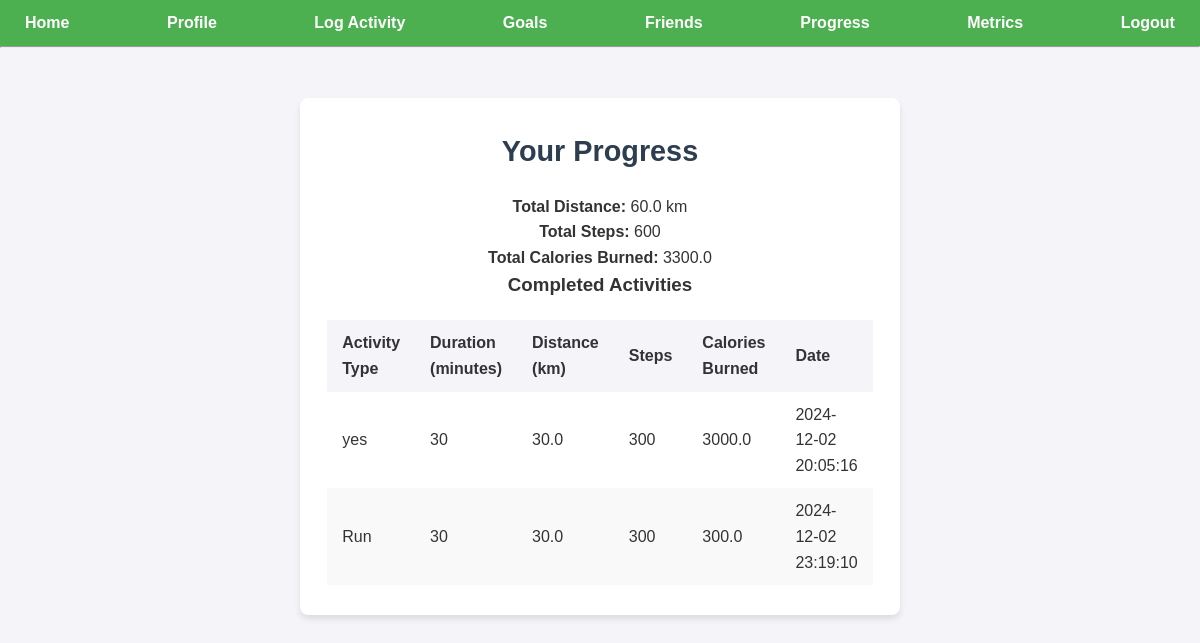
/progress (signed in), run on an earlier commit of the app's database.
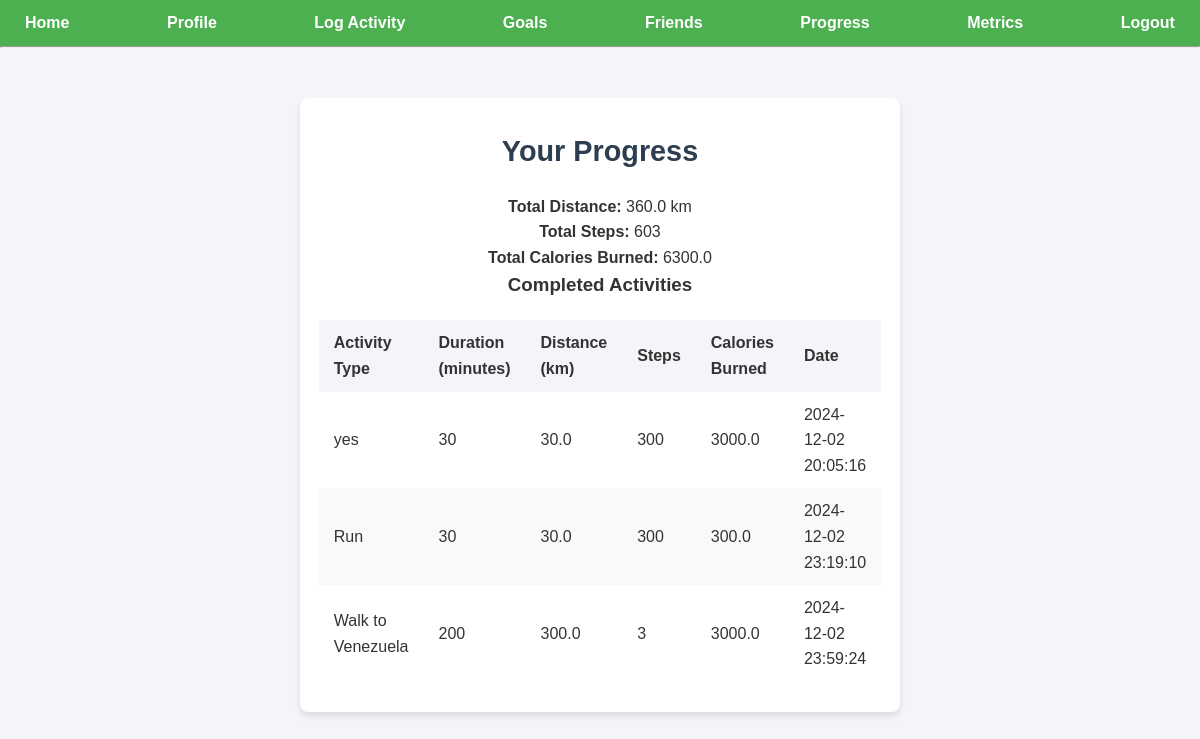
And on a later commit of the database.
### models.py (models this page shows)
class Activity(db.Model):
    __tablename__ = 'activities'
    id = db.Column(db.Integer, primary_key=True)  # Unique ID for each activity
    user_id = db.Column(db.Integer, db.ForeignKey('users.id'), nullable=False)  # Associated user ID
    activity_type = db.Column(db.String(100), nullable=False)  # Type of activity
    duration = db.Column(db.Integer, nullable=False)  # Duration in minutes
    calories = db.Column(db.Float, nullable=True)  # Calories burned
    distance = db.Column(db.Float, nullable=True)  # Distance in km
    steps = db.Column(db.Integer, nullable=True)  # Steps taken
    date_time = db.Column(db.DateTime, default=datetime.utcnow, nullable=False)  # Date of activity
    user = db.relationship('User', back_populates='activities')  # Link to user

### app.py (the view)
@app.route('/progress')
def progress():
    if 'user_id' not in session:
        flash('Please log in to access your progress.')
        return redirect(url_for('login'))
    activities = Activity.query.filter_by(user_id=session['user_id']).all()
    total_distance = round(sum(a.distance for a in activities if a.distance), 2) if activities else 0
    total_steps = sum(a.steps for a in activities if a.steps) if activities else 0
    total_calories = round(sum(a.calories for a in activities if a.calories), 2) if activities else 0
    return render_template('progress.html', activities=activities, total_distance=total_distance,
                           total_steps=total_steps, total_calories=total_calories)

### app.py (called while the page is built)
@app.before_request
def create_tables_once():
    global first_request_done
    if not first_request_done:
        db.create_all()
        first_request_done = True

### templates/progress.html
{% extends "base.html" %}
{% block content %}
<div class="container">
    <h1>Your Progress</h1>
    <p><strong>Total Distance:</strong> {{ total_distance }} km</p>
    <p><strong>Total Steps:</strong> {{ total_steps }}</p>
    <p><strong>Total Calories Burned:</strong> {{ total_calories }}</p>
    <h3>Completed Activities</h3>
    {% if activities %}
    <table>
        <thead>
            <tr>
                <th>Activity Type</th>
                <th>Duration (minutes)</th>
                <th>Distance (km)</th>
                <th>Steps</th>
                <th>Calories Burned</th>
                <th>Date</th>
            </tr>
        </thead>
        <tbody>
            {% for activity in activities %}
            <tr>
                <td>{{ activity.activity_type }}</td>
                <td>{{ activity.duration }}</td>
                <td>{{ activity.distance if activity.distance is not none else 'N/A' }}</td>
                <td>{{ activity.steps if activity.steps is not none else 'N/A' }}</td>
                <td>{{ activity.calories if activity.calories is not none else 'N/A' }}</td>
                <td>{{ activity.date_time.strftime('%Y-%m-%d %H:%M:%S') }}</td>
            </tr>
            {% endfor %}
        </tbody>
    </table>
    {% else %}
    <p>You have not logged any activities yet.</p>
    {% endif %}
</div>
{% endblock %}

What changed in the data, as far as the page shows it:
added Activity: activity_type "Walk to Venezuela", duration "200", distance "300.0", steps "3", calories "3000.0", date_time "2024-12-02 23:59:24"
Also different on the page:
{{ total_distance }}: "60.0" → "360.0"
{{ total_steps }}: "600" → "603"
{{ total_calories }}: "3300.0" → "6300.0"
